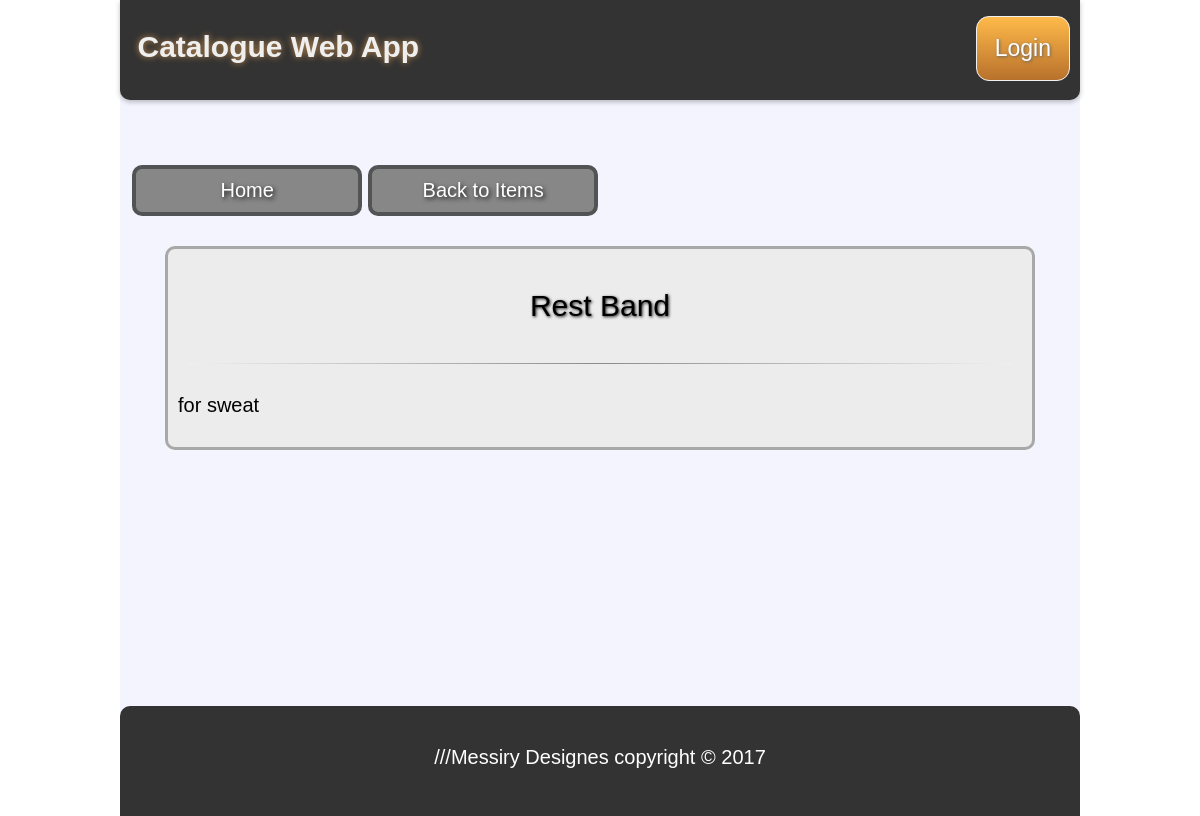
The page /category/8/item/35 on the database as committed earlier.
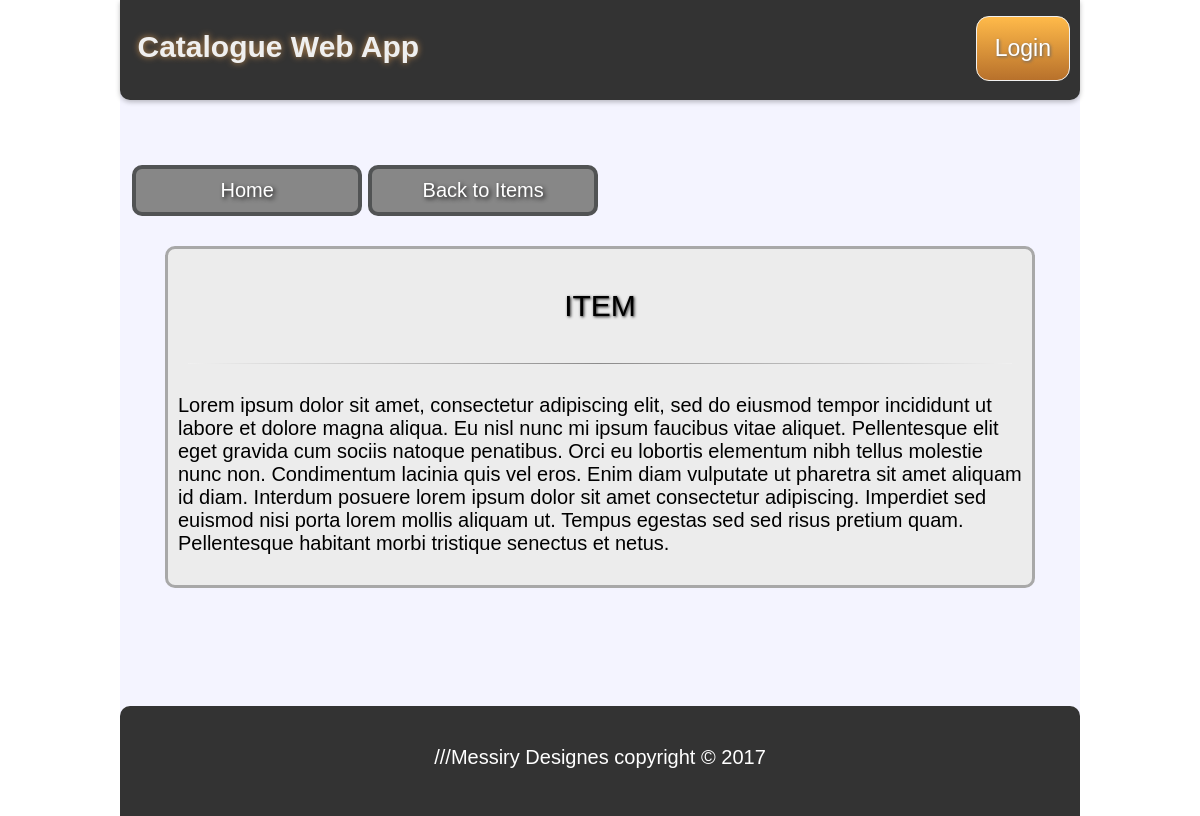
The same page on the database as committed later.
### database_setup.py (models this page shows, shortened)
class Cat_Item(Base):
    __tablename__ = 'cat_item'
    name = Column(String(80), nullable=False)
    id = Column(Integer, primary_key=True)
    description = Column(String(250), nullable=False)
    date = Column(DateTime, default=datetime.datetime.utcnow)
    category_id = Column(Integer, ForeignKey('category.id'))
    category = relationship(Category)
    user_id = Column(Integer, ForeignKey('user.id'))
    user = relationship(User)

### app.py (the view, shortened to what this page needs)
@app.route('/category/<int:cat_id>/item/<int:item_id>', methods=['GET'])
def Show_Item(cat_id, item_id):
    item = session.query(Cat_Item).filter_by(id=item_id).one()
    if 'username' not in login_session:
        return render_template("puplic_item.html",
                               cat_id=cat_id,
                               item=item)

### templates/puplic_item.html
{% extends "struct.html" %}
{% block content %}
{% include "header.html" %}
<div class="content-container">
    <div class="btns-wrapper-1">
        <div class="action-btn">
            <a href="{{url_for('Main_Index')}}">
                <button class="btn-4">Home</button>
            </a>
        </div>
        <div class="action-btn">
            <a href="{{url_for('Show_Items',cat_id=cat_id)}}">
                <button class="btn-4">Back to Items</button>
            </a>
        </div>
            </div>
    <div class="catItem_container">
        <div class="box-1">
            <p class="catItem-name">{{item.name}}</p>
            <hr>
            <p class="catItem-desc">{{item.description}}</p>
        </div>
    </div>
</div>
{% endblock %}

Rows that differ between the two databases and show on the page:
changed Cat_Item: name "Rest Band" → "ITEM"; description "for sweat" → "Lorem ipsum dolor sit amet, consectetur adipiscing elit, sed do eiusmod tempor incididunt ut labore et dolore magna aliqua. Eu nisl nunc mi ipsum faucibus vitae aliquet. Pellentesque elit eget gravida cum sociis natoque penatibus. Orci eu lobortis elementum nibh tellus molestie nunc non. Condimentum lacinia quis vel eros. Enim diam vulputate ut pharetra sit amet aliquam id diam. Interdum posuere lorem ipsum dolor sit amet consectetur adipiscing. Imperdiet sed euismod nisi porta lorem mollis aliquam ut. Tempus egestas sed sed risus pretium quam. Pellentesque habitant morbi tristique senectus et netus."
